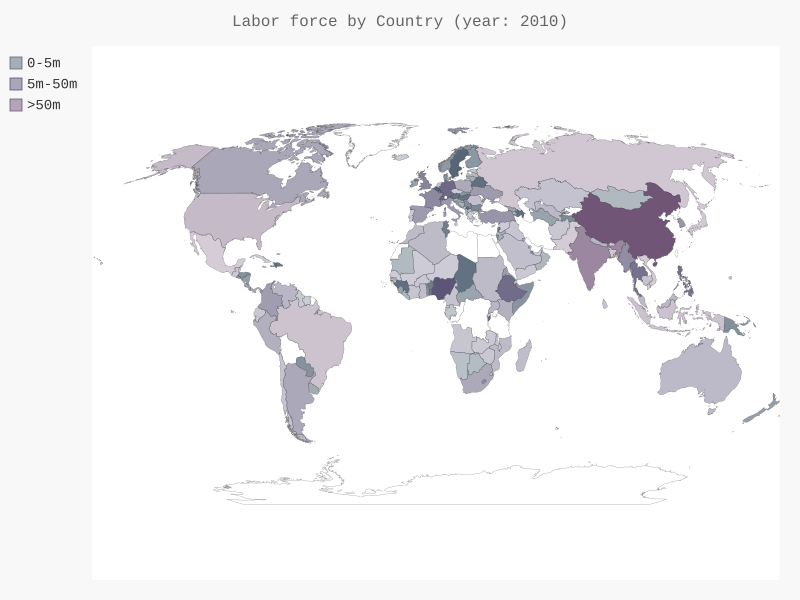

Recreate this plot in Python.
# Author: Bojan G. Kalicanin
# Date: 27-Dec-2016
# World Labor Force analysis.

import csv
from country_codes import get_country_code
from pygal.maps.world import World
from pygal.style import RotateStyle, LightColorizedStyle

with open('labor_force.csv', 'r') as f_obj:
    reader = csv.reader(f_obj)
    for i in range(5):
        header_row = next(reader)

    lf_data = {}
    for row in reader:
        try:
            country_name = row[0]
            #country_code = row[1]
            lf_value = int(row[54])
        except ValueError:
            print(country_name + ': missing_data')
        else:
            lf_data[country_name] = lf_value

cc_lf = {}
for country, value in lf_data.items():
    code = get_country_code(country)
    if code:
        cc_lf[code] = value
    else:
        print('ERROR - ' + country_name)

cc_lf_1, cc_lf_2, cc_lf_3 = {}, {}, {}
for key, value in cc_lf.items():
    if value < 5000000:
        cc_lf_1[key] = value
    elif value < 50000000:
        cc_lf_2[key] = value
    else:
        cc_lf_3[key] = value

print(len(cc_lf_1), len(cc_lf_2), len(cc_lf_3))

wm_style = RotateStyle('#556677', base_style=LightColorizedStyle)
wm = World(style=wm_style)
wm.title = 'Labor force by Country (year: 2010)'
wm.add('0-5m', cc_lf_1)
wm.add('5m-50m', cc_lf_2)
wm.add('>50m', cc_lf_3)

wm.render_to_file('world_labor_force.svg')
